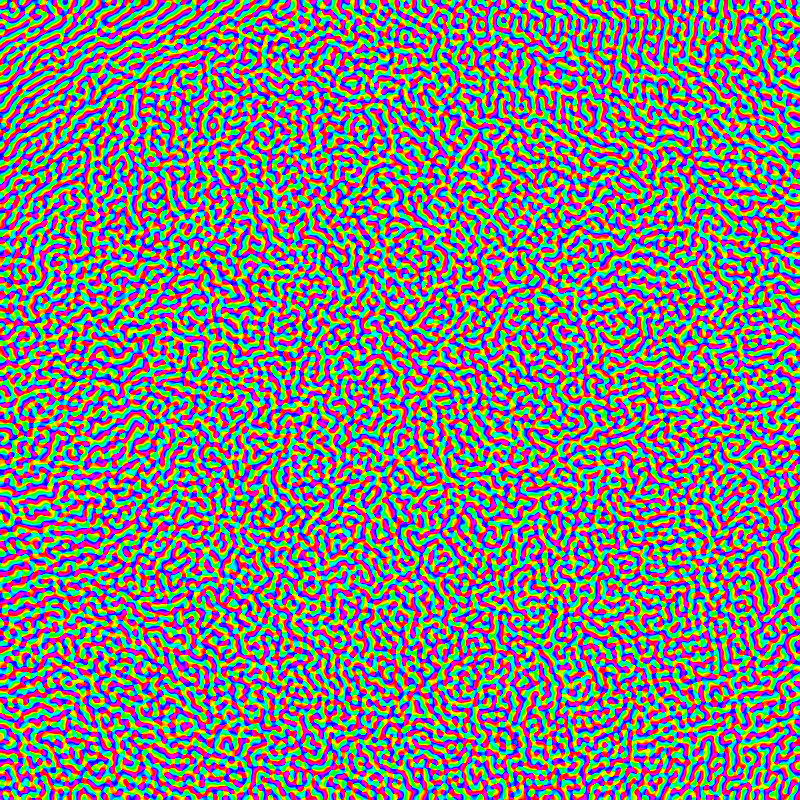
#> input picture hologram_mask_red.png, 800 x 800 px
$ python SLM_to_DMD.py
#> lines starting #> are read from the running program, lines starting #| are printed output that depends on the picture; after the words box and inside, x2 and y2 are one past the last pixel; in counts of white or black regions, pixels touching at a corner belong together
"""
Convert SLM phase holograms to DMD binary patterns using the Lee hologram method.

Based on the method described in:
- D.B. Conkey et al., Opt. Express (2012)
- W.H. Lee, Progress in Optics (1978)
- https://www.wavefrontshaping.net/post/id/16

The Lee method encodes a phase pattern φ(x,y) into a binary amplitude pattern by:
1. Creating an amplitude pattern: f(x,y) = (1/2)[1 + cos(2π(x-y)ν₀ - φ(x,y))]
2. Thresholding to binary: g(x,y) = 1 if f(x,y) > 1/2, else 0

The resulting binary pattern can be used with a DMD in a 4-f setup to reconstruct
the phase pattern (after filtering in the Fourier plane).
"""

import numpy as np
import matplotlib.pyplot as plt
from PIL import Image
from pathlib import Path
from matplotlib.colors import rgb_to_hsv

# DMD dimensions
DMD_WIDTH = 912
DMD_HEIGHT = 1140


def pad_image_for_dmd(image_array, center=True):
    """
    Pad an image array to DMD dimensions (912x1140) with zeros (black).

    Parameters:
    -----------
    image_array : ndarray
        Input image array (e.g., 800x800)
    center : bool
        If True, center the image. If False, place at top-left.

    Returns:
    --------
    padded : ndarray
        Padded image array (912x1140)
    """
    orig_height, orig_width = image_array.shape[:2]

    print(f"Original image size: {orig_width}x{orig_height}")
    print(f"Target DMD size: {DMD_WIDTH}x{DMD_HEIGHT}")

    # Check if image is already the right size
    if orig_width == DMD_WIDTH and orig_height == DMD_HEIGHT:
        print("Image already matches DMD dimensions, no padding needed.")
        return image_array

    # Check if image is too large
    if orig_width > DMD_WIDTH or orig_height > DMD_HEIGHT:
        raise ValueError(f"Image ({orig_width}x{orig_height}) is larger than DMD ({DMD_WIDTH}x{DMD_HEIGHT})")

    # Create padded array filled with zeros (black)
    padded = np.zeros((DMD_HEIGHT, DMD_WIDTH), dtype=image_array.dtype)

    # Calculate position for the original image
    if center:
        x_offset = (DMD_WIDTH - orig_width) // 2
        y_offset = (DMD_HEIGHT - orig_height) // 2
    else:
        x_offset = 0
        y_offset = 0

    # Place the original image in the padded array
    padded[y_offset:y_offset + orig_height, x_offset:x_offset + orig_width] = image_array

    print(f"Image placed at offset: ({x_offset}, {y_offset})")

    return padded


def load_phase_from_image(image_path, image_size=None, target_size=None):
    """
    Load phase values from a phase hologram image (HSV format).

    Parameters:
    -----------
    image_path : str
        Path to the phase hologram image
    image_size : tuple, optional
        Physical size of the image (size_x, size_y) in pixels
    target_size : tuple, optional
        Target size (Nx, Ny) for resampling

    Returns:
    --------
    phase : ndarray
        Phase values in radians, range [-π, π]
    """
#> called with image_path = 'hologram_mask_red.png'
    img = Image.open(Path(image_path))
#> img is the input picture: PIL image 800x800 RGB; mean R, G, B 127.5, 127.5, 127.5
    img = img.convert("RGB")

    if target_size is not None:
        img = img.resize(target_size, Image.Resampling.LANCZOS)

    imgRGB = np.asarray(img) / 255.0

    # Extract phase from HSV hue channel
    # phase information is entirely in hue channel, so we only care about H
    h = rgb_to_hsv(np.moveaxis(np.array([imgRGB[:, :, 0], imgRGB[:, :, 1], imgRGB[:, :, 2]]), 0, -1))[:, :, 0]
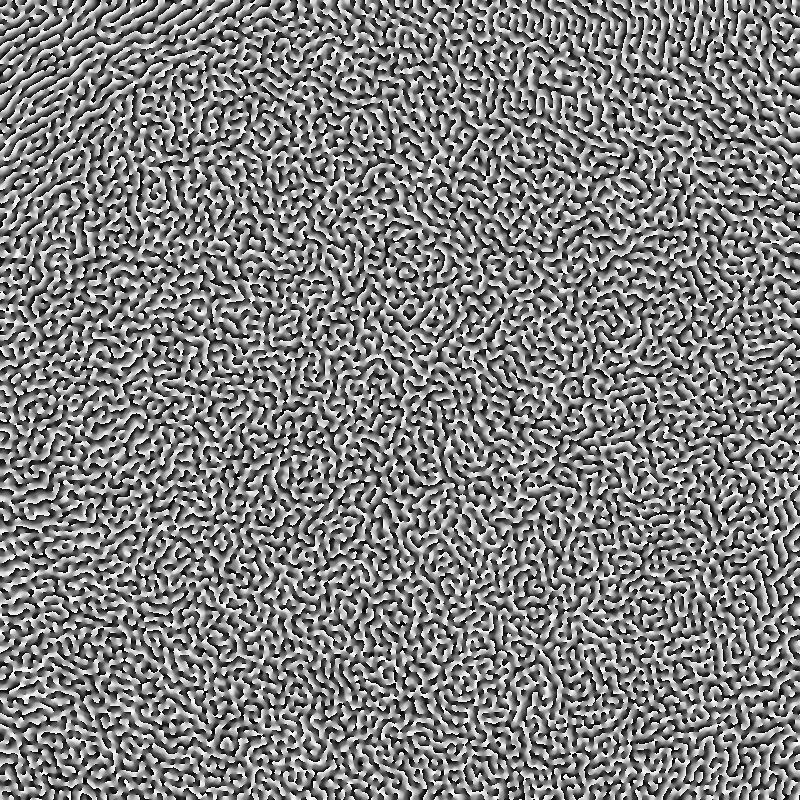
#> h: shape (800, 800) float64; min 0, max 0.999, mean 0.5

    # Convert hue [0, 1] to phase [-π, π]
    phase = np.flip(h * 2 * np.pi - np.pi, axis=0)
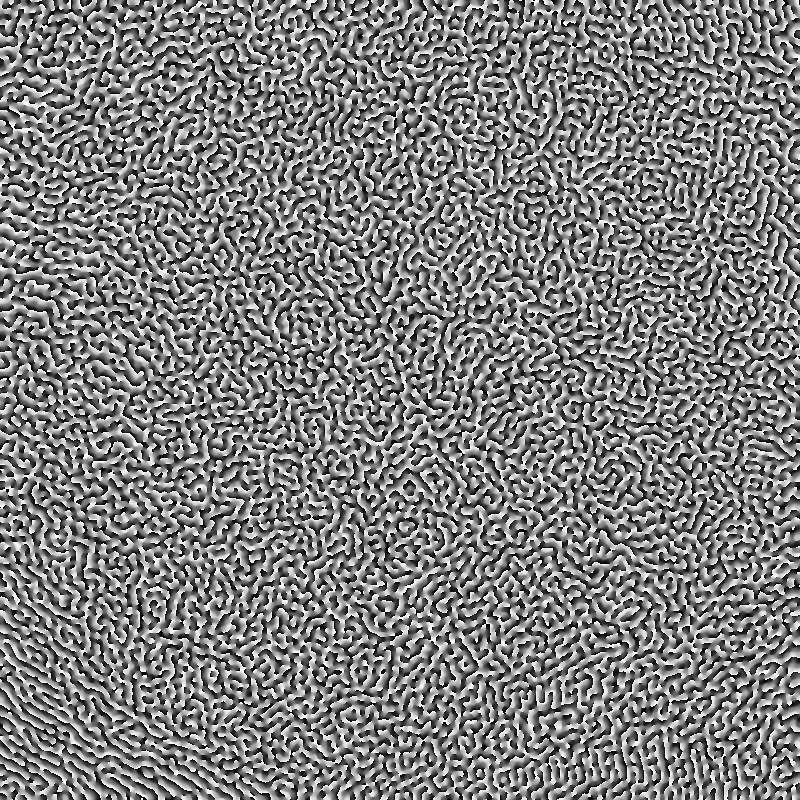
#> phase: shape (800, 800) float64; min -3.14, max 3.14, mean 0.0017; drawn with min black and max white
#| Loaded phase pattern: shape (800, 800), range [-3.142, 3.137] radians

    return phase


def create_lee_hologram(phase, nu0, pixel_size_x=1.0, pixel_size_y=1.0):
    """
    Create a Lee hologram amplitude pattern from a phase pattern.

    Parameters:
    -----------
    phase : ndarray
        Phase pattern in radians, shape (Ny, Nx)
    nu0 : float
        Carrier spatial frequency (in units of 1/pixel)
        Should be higher than the highest spatial frequency in phase
    pixel_size_x : float, optional
        Physical pixel size in x direction (for coordinate scaling)
    pixel_size_y : float, optional
        Physical pixel size in y direction (for coordinate scaling)

    Returns:
    --------
    amplitude_pattern : ndarray
        Amplitude pattern f(x,y) = (1/2)[1 + cos(2π(x-y)ν₀ - φ(x,y))]
    """
    Ny, Nx = phase.shape

    # Create coordinate arrays
    y, x = np.mgrid[0:Ny, 0:Nx]

    # Normalize coordinates to physical units if needed
    # For now, we'll work in pixel units
    x_norm = x * pixel_size_x
    y_norm = y * pixel_size_y

    # Create the Lee hologram amplitude pattern
    # f(x,y) = (1/2)[1 + cos(2π(x-y)ν₀ - φ(x,y))]
    # Note: The article uses (x-y) for the carrier direction
    carrier = 2 * np.pi * (x_norm - y_norm) * nu0
    amplitude_pattern = 0.5 * (1 + np.cos(carrier - phase))

    return amplitude_pattern


def threshold_to_binary(amplitude_pattern, threshold=0.5):
    """
    Threshold amplitude pattern to binary DMD pattern.

    Parameters:
    -----------
    amplitude_pattern : ndarray
        Amplitude pattern (0 to 1)
    threshold : float, optional
        Threshold value (default 0.5)

    Returns:
    --------
    binary_pattern : ndarray
        Binary pattern (0 or 1)
    """
    binary_pattern = (amplitude_pattern > threshold).astype(np.uint8)
    return binary_pattern


def estimate_carrier_frequency(phase, safety_factor=2.0):
    """
    Estimate appropriate carrier frequency based on phase pattern bandwidth.

    Parameters:
    -----------
    phase : ndarray
        Phase pattern in radians
    safety_factor : float
        Safety factor to ensure ν₀ > max spatial frequency of phase

    Returns:
    --------
    nu0 : float
        Estimated carrier frequency
    """
#> called with safety_factor = 2
    # Compute 2D FFT of phase to find maximum spatial frequency
    phase_fft = np.fft.fft2(phase)
    phase_fft_abs = np.abs(phase_fft)
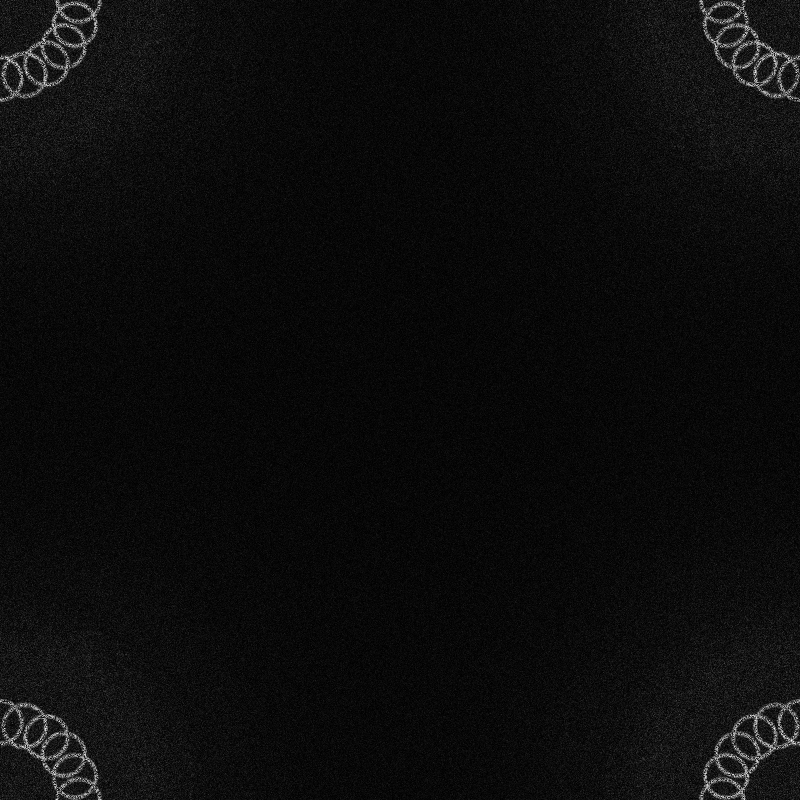
#> phase_fft_abs: shape (800, 800) float64; min 0.742, max 18338.3, mean 928.2; drawn with min black and max white

    # Find the maximum spatial frequency component
    Ny, Nx = phase.shape
#> Ny = 800; Nx = 800
    kx_max = Nx // 2
#> kx_max = 400
    ky_max = Ny // 2
#> ky_max = 400

    # Get frequency indices
    kx = np.fft.fftshift(np.arange(Nx) - Nx // 2)
    ky = np.fft.fftshift(np.arange(Ny) - Ny // 2)
    KX, KY = np.meshgrid(kx, ky)

    # Find maximum frequency magnitude
    max_freq_idx = np.unravel_index(np.argmax(phase_fft_abs[1:, 1:]), phase_fft_abs[1:, 1:].shape)
#> max_freq_idx = (71, 25)
    max_freq = np.sqrt(KX[max_freq_idx[0]+1, max_freq_idx[1]+1]**2 + KY[max_freq_idx[0]+1, max_freq_idx[1]+1]**2)
#> max_freq = 76.55

    # Carrier frequency should be higher than this
    nu0 = safety_factor * max_freq / np.sqrt(2)  # Divide by sqrt(2) since we use (x-y) direction
#> nu0 = 108.3

    # Ensure minimum value
    nu0 = max(nu0, 0.1)

    return nu0


def convert_slm_to_dmd(phase_image_path, output_path=None, nu0=None,
                      pixel_size_x=1.0, pixel_size_y=1.0, target_size=None,
                      visualize=True, pad_to_dmd=True, center_image=True):
    """
    Convert an SLM phase hologram image to a DMD binary pattern.

    Parameters:
    -----------
    phase_image_path : str
        Path to the phase hologram image (HSV format)
    output_path : str, optional
        Path to save the binary DMD pattern (default: adds '_dmd.png' suffix)
    nu0 : float, optional
        Carrier spatial frequency. If None, will be estimated automatically
    pixel_size_x : float, optional
        Physical pixel size in x direction
    pixel_size_y : float, optional
        Physical pixel size in y direction
    target_size : tuple, optional
        Target size (Nx, Ny) for resampling
    visualize : bool, optional
        Whether to display visualization plots
    pad_to_dmd : bool, optional
        If True, pad the output to DMD dimensions (912x1140) with zeros
    center_image : bool, optional
        If True and padding, center the image. If False, place at top-left.

    Returns:
    --------
    binary_pattern : ndarray
        Binary DMD pattern (0 or 1), padded to 912x1140 if pad_to_dmd=True
    """
    print(f"Loading phase hologram from: {phase_image_path}")

    # Load phase pattern
    phase = load_phase_from_image(phase_image_path, target_size=target_size)
    print(f"Loaded phase pattern: shape {phase.shape}, range [{phase.min():.3f}, {phase.max():.3f}] radians")

    # Estimate carrier frequency if not provided
    if nu0 is None:
        nu0 = estimate_carrier_frequency(phase)
#> nu0 = 108.3
        print(f"Estimated carrier frequency: ν₀ = {nu0:.3f} pixels⁻¹")
#| Estimated carrier frequency: ν₀ = 108.259 pixels⁻¹
    else:
        print(f"Using carrier frequency: ν₀ = {nu0:.3f} pixels⁻¹")

    # Create Lee hologram amplitude pattern
    print("Creating Lee hologram amplitude pattern...")
    amplitude_pattern = create_lee_hologram(phase, nu0, pixel_size_x, pixel_size_y)
#> in create_lee_hologram, `carrier = 2 * np.pi * (x_norm - y_norm) * nu0`:
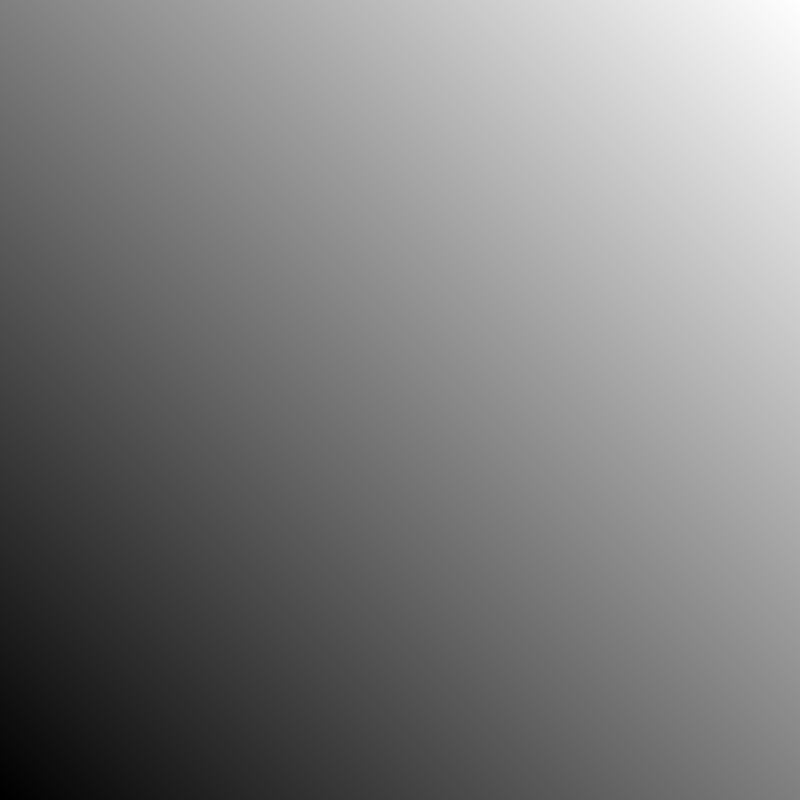
#> carrier: shape (800, 800) float64; min -543488.6, max 543488.6, mean 0; drawn with min black and max white

    # Threshold to binary
    print("Thresholding to binary DMD pattern...")
    binary_pattern = threshold_to_binary(amplitude_pattern)
#> in threshold_to_binary, `binary_pattern = (amplitude_pattern > threshold).astype(np.uint8)`:
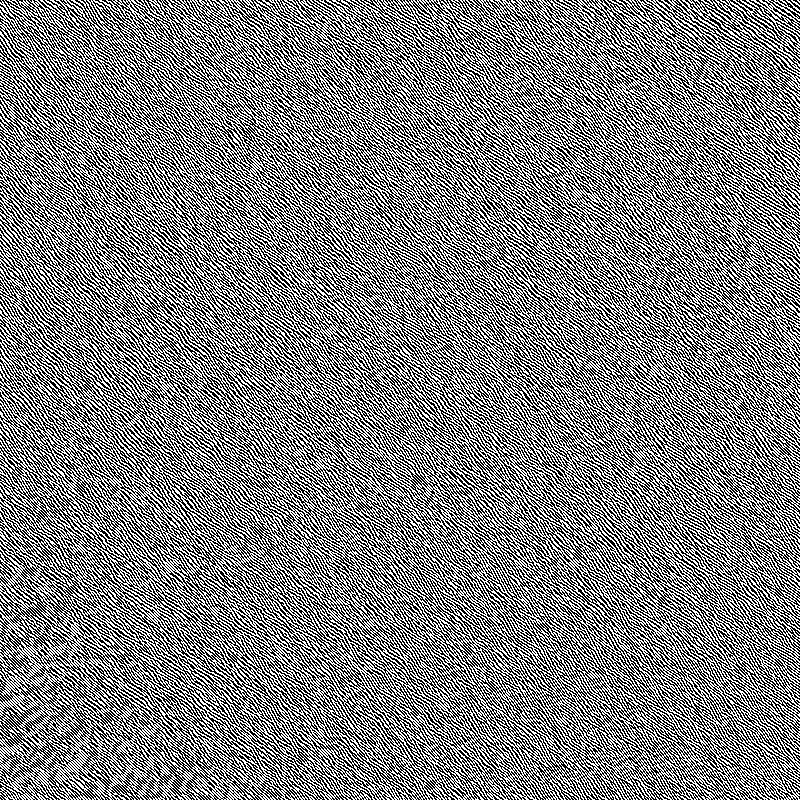
#> binary_pattern: shape (800, 800); values 0 (black) and 1 (white), 50% white in thin lines or dots

    # Pad to DMD dimensions if requested
    if pad_to_dmd:
        print("Padding image to DMD dimensions...")
        binary_pattern = pad_image_for_dmd(binary_pattern, center=center_image)
#| Original image size: 800x800
#> in pad_image_for_dmd, `padded[y_offset:y_offset + orig_height, x_offset:x_offset + orig_width..`:
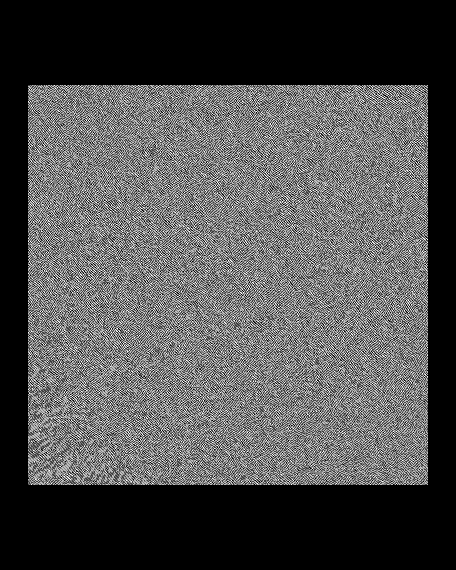
#> padded: shape (1140, 912) (shown at 1/2 size); values 0 (black) and 1 (white), 30.8% white in thin lines or dots, all inside (x1, y1, x2, y2) = (56, 170, 856, 970)
#| Image placed at offset: (56, 170)

    # Save binary pattern
    if output_path is None:
        base_name = Path(phase_image_path).stem
        output_path = f"{base_name}_dmd.png"

    # Ensure binary pattern is in correct format for DMD (0 = black/off, 255 = white/on)
    # Convert to uint8 with values 0 or 255
    binary_array = (binary_pattern * 255).astype(np.uint8)
    binary_image = Image.fromarray(binary_array, mode='L')

    # Save as PNG (DMD driver expects PNG format)
    binary_image.save(output_path, format='PNG')
    print(f"Saved binary DMD pattern to: {output_path}")
    print(f"  Image size: {binary_array.shape[1]} x {binary_array.shape[0]} pixels")
#|   Image size: 912 x 1140 pixels
    print(f"  On pixels (white): {np.sum(binary_pattern)} ({100*np.sum(binary_pattern)/binary_pattern.size:.1f}%)")
#|   On pixels (white): 319870 (30.8%)
    print(f"  Off pixels (black): {np.sum(1-binary_pattern)} ({100*np.sum(1-binary_pattern)/binary_pattern.size:.1f}%)")
#|   Off pixels (black): 719810 (69.2%)

    # Visualize
    if visualize:
        fig, axes = plt.subplots(1, 2, figsize=(12, 12))

        # Original phase
        im1 = axes[0].imshow(phase, cmap='hsv', vmin=-np.pi, vmax=np.pi)
        axes[0].set_title('Original Phase Pattern φ(x,y)')
        axes[0].set_xlabel('x (pixels)')
        axes[0].set_ylabel('y (pixels)')
        plt.colorbar(im1, ax=axes[0], label='Phase (radians)', ticks=[-np.pi, -np.pi/2, 0, np.pi/2, np.pi], shrink=0.4)

        # # Amplitude pattern
        # im2 = axes[0, 1].imshow(amplitude_pattern, cmap='gray', vmin=0, vmax=1)
        # axes[0, 1].set_title('Lee Hologram Amplitude Pattern f(x,y)')
        # axes[0, 1].set_xlabel('x (pixels)')
        # axes[0, 1].set_ylabel('y (pixels)')
        # plt.colorbar(im2, ax=axes[0, 1], label='Amplitude')

        # Binary pattern
        im3 = axes[1].imshow(binary_pattern, cmap='gray', vmin=0, vmax=1)
        axes[1].set_title('Binary DMD Pattern g(x,y)')
        axes[1].set_xlabel('x (pixels)')
        axes[1].set_ylabel('y (pixels)')

        # [11 lines of commented-out code are left out]

        plt.tight_layout()

        # Save visualization
        viz_path = Path(output_path).stem + '_visualization.png'
        plt.savefig(viz_path, dpi=150, bbox_inches='tight')
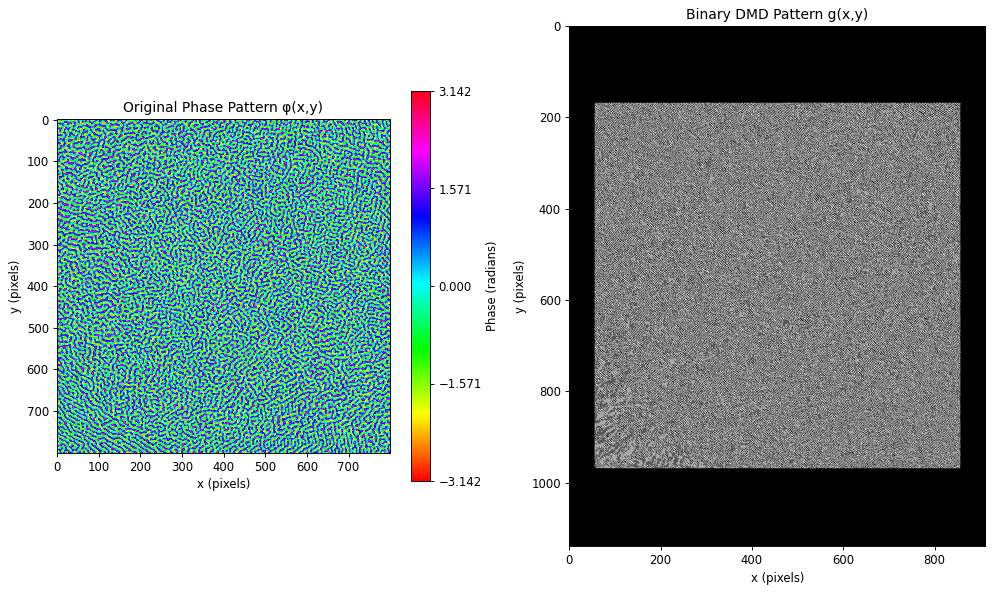
#> figure drawn by matplotlib, 3 panels
        print(f"Saved visualization to: {viz_path}")

        plt.show()

    return binary_pattern


if __name__ == "__main__":
    # Convert the rings phase hologram to DMD pattern
    phase_image_path = "hologram_mask_red.png"

    # Check if file exists
    if not Path(phase_image_path).exists():
        print(f"Error: Phase hologram file '{phase_image_path}' not found.")
        print("Please make sure the file exists in the current directory.")
    else:
        # Convert with automatic carrier frequency estimation
        # Output will be padded to DMD dimensions (912x1140) with zeros
        binary_pattern = convert_slm_to_dmd(
            phase_image_path,
            output_path="rings_phase_hologram_red_padded_dmd.png",
            target_size=None,  # dont change just set size of phase mask according to DMD
            nu0=None,  # Auto-estimate
            visualize=True,
            pad_to_dmd=True,  # Pad to 912x1140 with zeros
            center_image=True  # Center the pattern on the DMD
        )

        print(f"Binary pattern shape: {binary_pattern.shape}")
#| Binary pattern shape: (1140, 912)
        print(f"On pixels: {np.sum(binary_pattern)} ({100*np.sum(binary_pattern)/binary_pattern.size:.1f}%)")
#| On pixels: 319870 (30.8%)
        print(f"Off pixels: {np.sum(1-binary_pattern)} ({100*np.sum(1-binary_pattern)/binary_pattern.size:.1f}%)")
#| Off pixels: 719810 (69.2%)
